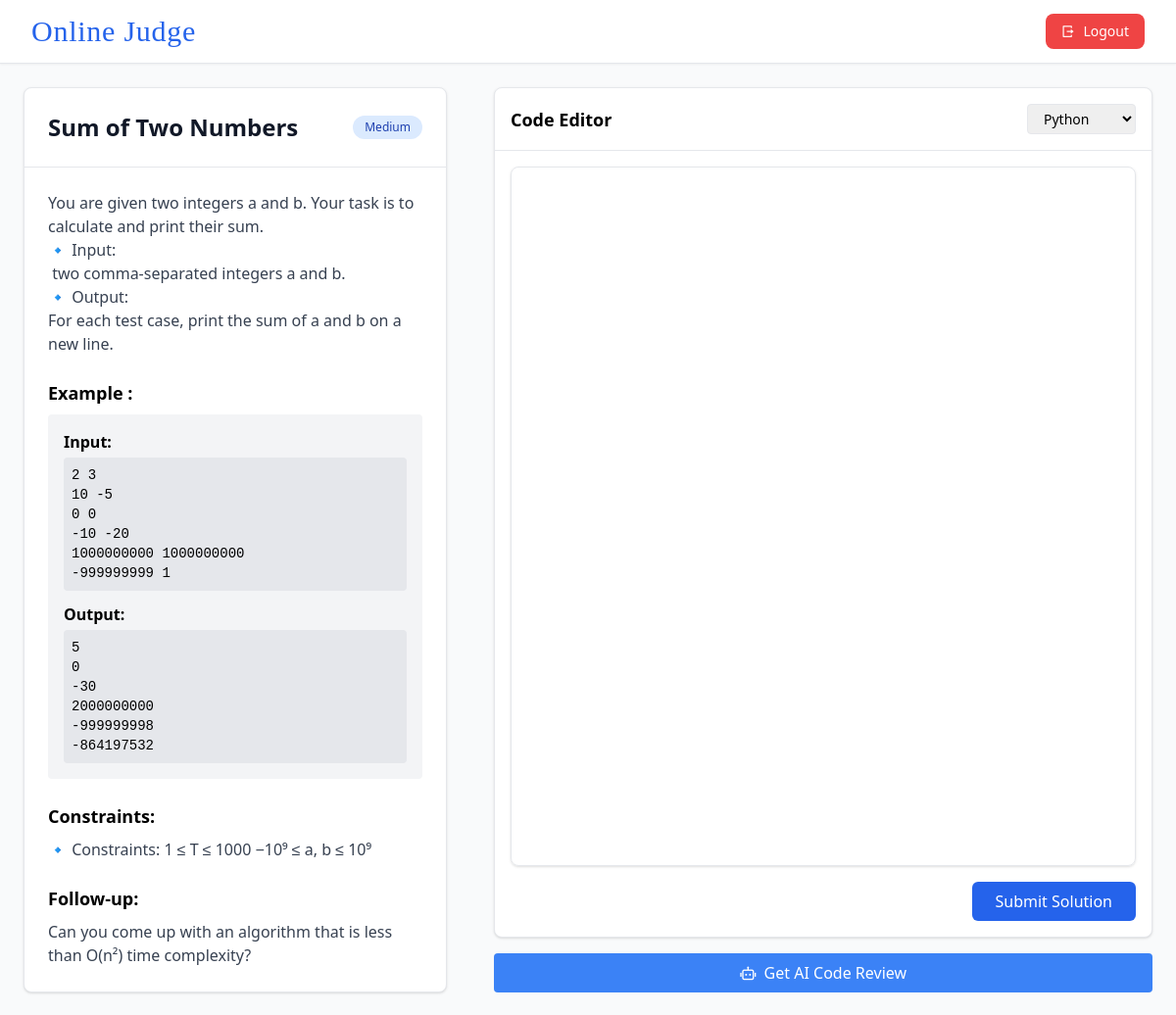
The page /compiler/problems/3/ (signed in) on the database its author committed.
### compiler/models.py (models this page shows, shortened)
class Problem(models.Model):
    title = models.CharField(max_length=100)
    description = models.TextField()
    constraints = models.TextField()
    example_input = models.TextField()
    example_output = models.TextField()

### compiler/views.py (the view, shortened to what this page needs)
# urls.py: path('problems/<int:problem_id>/',submit,name = 'submit'),
@login_required
def submit(request,problem_id):
    problem = get_object_or_404(Problem, id=problem_id)
    last_submission = Codesubmission.objects.filter(user=request.user,problem=problem).order_by('timestamp').first()
    return render(request,'compiler.html',{"problem":problem,"last_submission":last_submission})

### compiler/templates/compiler.html (shortened to what this page needs)
<!DOCTYPE html>
<html lang="en">
  <head>
    <link href="https://cdnjs.cloudflare.com/ajax/libs/remixicon/4.6.0/remixicon.min.css" rel="stylesheet" />
    <script src="https://cdn.tailwindcss.com/3.4.16"></script>
  </head>
  <body class="bg-gray-50 font-sans antialiased">
    <nav class="bg-white shadow-sm border-b border-gray-200 sticky top-0 z-10">
      <div class="max-w-7xl mx-auto px-4 sm:px-6 lg:px-8">
        <div class="flex justify-between items-center h-16">
          <a href="/home/" class="text-3xl font-['Pacifico'] text-blue-600 tracking-wide hover:text-blue-700 transition-slow">Online Judge</a>
          <a href="/auth/logout/" class="bg-red-500 hover:bg-red-600 text-white px-4 py-2 rounded-lg text-sm font-medium transition-slow flex items-center">
            <i class="ri-logout-box-r-line mr-2"></i> Logout
          </a>
        </div>
      </div>
    </nav>
    <div class="min-h-[calc(100vh-4rem)] flex flex-col lg:flex-row">
      <div class="w-full lg:w-2/5 p-4 lg:p-6">
        <div class="bg-white rounded-lg shadow border h-full flex flex-col overflow-hidden">
          <div class="p-6 border-b">
            <div class="flex items-center justify-between">
              <h1 class="text-2xl font-bold text-gray-900">{{problem.title}}</h1>
              <span class="inline-flex items-center px-3 py-1 rounded-full text-xs font-medium bg-blue-100 text-blue-800">
                {{problem.difficulty|default:"Medium"}}
              </span>
            </div>
          </div>
          <div class="p-6 overflow-y-auto custom-scroll flex-1">
            <div class="prose prose-sm max-w-none">
              <div class="text-gray-700 whitespace-pre-wrap mb-6">{{ problem.description }}</div>
              <h3 class="text-lg font-semibold mt-4 mb-2">Example :</h3>
              <div class="bg-gray-100 p-4 rounded mb-6">
                <strong class="block mb-1">Input:</strong>
                <pre class="whitespace-pre-wrap bg-gray-200 p-2 rounded font-mono text-sm">{{problem.example_input}}</pre>
                <strong class="block mt-3 mb-1">Output:</strong>
                <pre class="whitespace-pre-wrap bg-gray-200 p-2 rounded font-mono text-sm">{{problem.example_output}}</pre>
              </div>
              <h3 class="text-lg font-semibold mt-4 mb-2">Constraints:</h3>
              <ul class="list-disc list-inside text-gray-700 space-y-1 mb-6">{{problem.constraints|safe}}</ul>
              <h3 class="text-lg font-semibold mt-4 mb-2">Follow-up:</h3>
              <p class="text-gray-700">Can you come up with an algorithm that is less than O(n²) time complexity?</p>
            </div>
          </div>
        </div>
      </div>
      <div class="w-full lg:w-3/5 p-4 lg:p-6 flex flex-col">
        <form method="post" action="{% url 'submit' problem.id %}" class="flex flex-col flex-1 gap-4">
          <div class="bg-white rounded-lg shadow border flex-1 flex flex-col">
            <div class="p-4 border-b flex justify-between items-center">
              <h2 class="text-lg font-semibold">Code Editor</h2>
              <select id="languageSelect" name="language" class="border rounded px-3 py-1 text-sm focus:ring-2 focus:ring-blue-500 focus:border-blue-500 transition-slow">
                <option value="python">Python</option>
              </select>
            </div>
            <div class="p-4 flex-1 flex flex-col">
              <div id="monacoEditor" class="w-full flex-1 rounded-lg border shadow overflow-hidden"></div>
              <button id="submitBtn" type="submit" class="mt-4 bg-blue-600 hover:bg-blue-700 text-white font-medium py-2 px-6 rounded-md transition-slow flex items-center justify-center self-end">
                <span id="submitText">Submit Solution</span>
              </button>
            </div>
          </div>
        </form>
        <div class="mt-4">
          <a href="{% url 'ai_review' problem.id %}"
             class="bg-blue-500 hover:bg-blue-600 text-white px-4 py-2 rounded transition-slow flex items-center justify-center">
            <i class="ri-robot-2-line mr-2"></i>
            <span>Get AI Code Review</span>
          </a>
        </div>
      </div>
    </div>
  </body>
</html>

### compiler/templates/compiler.html (style rules this page uses)
.custom-scroll { scrollbar-width: thin; scrollbar-color: #d1d5db #f3f4f6; }
.transition-slow { transition: all 0.3s ease; }

### rows shown on the page
Problem: title "Sum of Two Numbers", description "You are given two integers a and b. Your task is to calculate and print their sum. 🔹 Input: two comma-separated integers a and b. 🔹 Output: For each test case, print the sum of a and b on a new line.", example_input "2 3 10 -5 0 0 -10 -20 1000000000 1000000000 -999999999 1", example_output "5 0 -30 2000000000 -999999998 -864197532", constraints "🔹 Constraints: 1 ≤ T ≤ 1000 −10⁹ ≤ a, b ≤ 10⁹"

### other values the page prints
{{ problem.difficulty|default:"Medium" }} "Medium"
